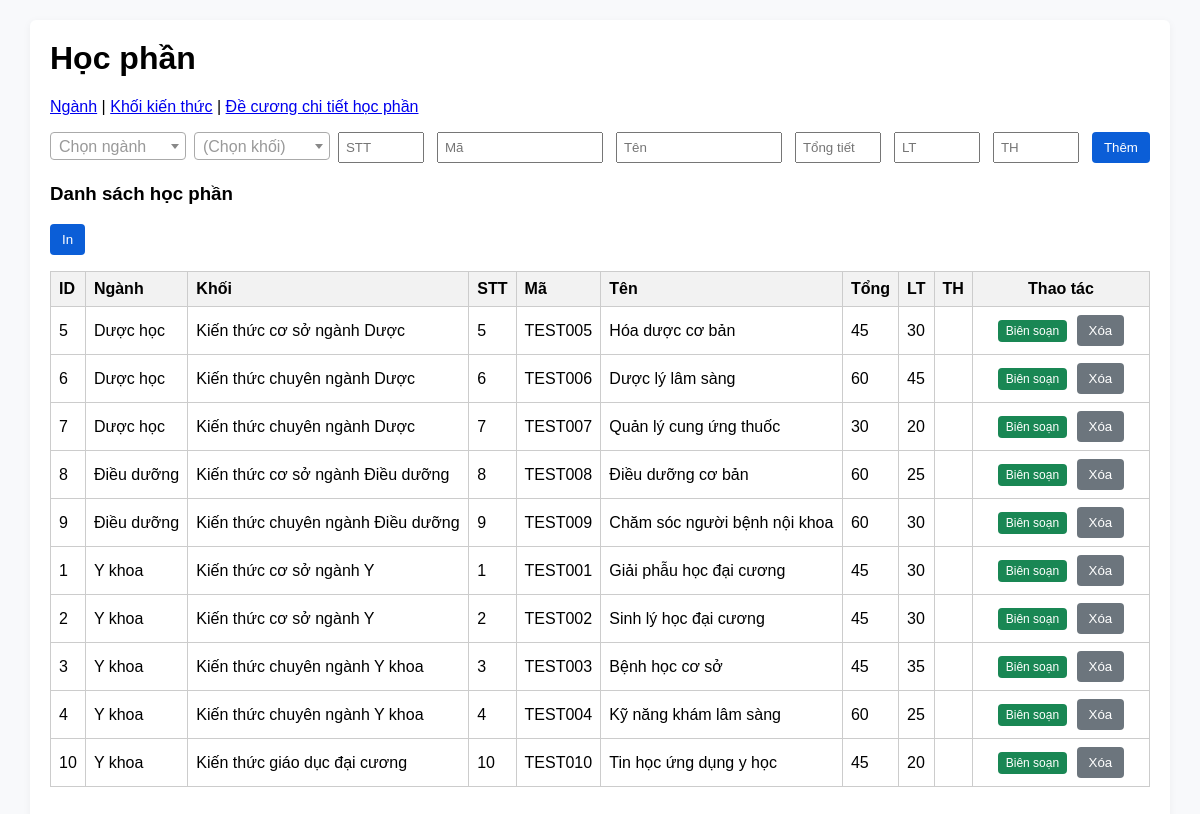
/courses.php, run on the app's committed database.
### tables this page shows
CREATE TABLE `courses` (
  `id` INT AUTO_INCREMENT PRIMARY KEY,
  `major_id` INT NOT NULL,
  `block_id` INT NULL DEFAULT NULL,
  `code` VARCHAR(50) NOT NULL UNIQUE,
  `name` VARCHAR(255) NOT NULL,
  `total_hours` INT DEFAULT 0,
  `theory_hours` INT DEFAULT 0,
  `practical_hours` INT DEFAULT 0,
  `sort_order` INT DEFAULT 0,
  FOREIGN KEY (`major_id`) REFERENCES `majors`(`id`) ON DELETE CASCADE,
  FOREIGN KEY (`block_id`) REFERENCES `knowledge_blocks`(`id`) ON DELETE SET NULL
);

CREATE TABLE `majors` (
  `id` INT AUTO_INCREMENT PRIMARY KEY,
  `name` VARCHAR(255) NOT NULL
);

CREATE TABLE `knowledge_blocks` (
  `id` INT AUTO_INCREMENT PRIMARY KEY,
  `major_id` INT NOT NULL,
  `name` VARCHAR(255) NOT NULL,
  `parent_id` INT NULL,
  FOREIGN KEY (`major_id`) REFERENCES `majors`(`id`) ON DELETE CASCADE,
  FOREIGN KEY (`parent_id`) REFERENCES `knowledge_blocks`(`id`) ON DELETE SET NULL
);

### db.php (called while the page is built, shortened)
<?php
function h($s) {
    return htmlspecialchars($s ?? '', ENT_QUOTES, 'UTF-8');
}
?>

### courses.php (the view, shortened to what this page needs)
<?php
require 'db.php';
try {
    $courses = $pdo->query(
        'SELECT c.*, m.name as major_name, b.name as block_name FROM courses c ' .
        'LEFT JOIN majors m ON c.major_id = m.id ' .
        'LEFT JOIN knowledge_blocks b ON c.block_id = b.id ' .
        'ORDER BY m.name, c.sort_order, c.code'
    )->fetchAll(PDO::FETCH_ASSOC);
} catch (PDOException $e) {
    $error_msg = "Lỗi Database phát sinh: " . $e->getMessage();
}
?>
<!doctype html>
<html>
<head>
    <link rel="stylesheet" href="assets/style.css">
    <link href="https://cdn.jsdelivr.net/npm/select2@4.1.0-rc.0/dist/css/select2.min.css" rel="stylesheet" />
</head>
<body>
    <div class="container">
        <h1>Học phần</h1>
        <p>
            <a href="majors.php">Ngành</a> |
            <a href="blocks.php">Khối kiến thức</a> |
            <a href="index.php">Đề cương chi tiết học phần</a>
        </p>
        <div class="section">
            <form method="post" class="row-input">
                <input class="small" name="sort_order" placeholder="STT">
                <input name="code" placeholder="Mã" required>
                <input name="name" placeholder="Tên" required>
                <input class="small" name="total_hours" placeholder="Tổng tiết">
                <input class="small" name="theory_hours" placeholder="LT">
                <input class="small" name="practice_hours" placeholder="TH">
                <button class="button" name="add" type="submit">Thêm</button>
            </form>
        </div>
        <div class="section">
            <h3>Danh sách học phần</h3>
            <p><button class="button" onclick="window.print()">In</button></p>
            <?php if ($courses): ?>
                <table class="table">
                    <thead>
                        <tr>
                            <th>ID</th><th>Ngành</th><th>Khối</th><th>STT</th><th>Mã</th><th>Tên</th>
                            <th>Tổng</th><th>LT</th><th>TH</th><th style="width:160px; text-align:center;">Thao tác</th>
                        </tr>
                    </thead>
                    <tbody>
                        <?php foreach ($courses as $c): ?>
                            <tr>
                                <td><?= h($c['id']) ?></td>
                                <td><?= h($c['major_name']) ?></td>
                                <td><?= h($c['block_name'] ?: '(Chưa phân khối)') ?></td>
                                <td><?= h($c['sort_order']) ?></td>
                                <td><?= h($c['code']) ?></td>
                                <td><?= h($c['name']) ?></td>
                                <td><?= h($c['total_hours']) ?></td>
                                <td><?= h($c['theory_hours']) ?></td>
                                <td><?= h($c['practice_hours']) ?></td>
                                <td style="text-align: center;">
                                    <a href="index.php?course_id=<?= h($c['id']) ?>" class="btn-action btn-edit">Biên soạn</a>
                                    <form method="post" style="display: inline; margin: 0;" onsubmit="return confirm('Xóa học phần này?');">
                                        <button class="button secondary" name="delete" value="<?= h($c['id']) ?>" type="submit">Xóa</button>
                                    </form>
                                </td>
                            </tr>
                        <?php endforeach; ?>
                    </tbody>
                </table>
            <?php else: ?>
                <p>Chưa có học phần.</p>
            <?php endif; ?>
        </div>
    </div>
</body>
</html>

### assets/style.css (style rules this page uses)
body { font-family:Arial,Helvetica,sans-serif;margin:20px;background:#f8f9fb }
.container { max-width:1100px;margin:0 auto;background:#fff;padding:20px;border-radius:6px;box-shadow:0 2px 8px rgba(0,0,0,0.05) }
h1 { margin-top:0 }
.section { margin-bottom:20px }
.table { width:100%;border-collapse:collapse;margin-top:8px }
.table th,.table td { border:1px solid #ddd;padding:6px }
.row-input { display:flex;gap:8px;margin-bottom:6px }
.row-input input,.row-input select { flex:1;padding:6px }
.small { width:120px }
.button { padding:8px 12px;border:none;background:#0b5ed7;color:#fff;border-radius:4px;cursor:pointer }
.button.secondary { background:#6c757d }

### courses.php (style rules this page uses)
.table { width: 100%; border-collapse: collapse; margin-top: 15px; }
.table th, .table td { border: 1px solid #ccc; padding: 8px; text-align: left; }
.table th { background: #f2f2f2; }
.row-input select, .row-input input { padding: 6px; margin-right: 5px; }
.small { width: 70px; }
.btn-action { padding: 4px 8px; font-size: 12px; text-decoration: none; border-radius: 4px; color: #fff; border: none; cursor: pointer; }
.btn-edit { background: #198754; display: inline-block; margin-right: 5px; }
.row-input input { width: 150px; }
.row-input input.small { width: 70px; }

### data on the page
courses: id "5", major.name "Dược học", block.name "Kiến thức cơ sở ngành Dược", sort_order "5", code "TEST005", name "Hóa dược cơ bản", total_hours "45", theory_hours "30"
courses: id "6", major.name "Dược học", block.name "Kiến thức chuyên ngành Dược", sort_order "6", code "TEST006", name "Dược lý lâm sàng", total_hours "60", theory_hours "45"
courses: id "7", major.name "Dược học", block.name "Kiến thức chuyên ngành Dược", sort_order "7", code "TEST007", name "Quản lý cung ứng thuốc", total_hours "30", theory_hours "20"
courses: id "8", major.name "Điều dưỡng", block.name "Kiến thức cơ sở ngành Điều dưỡng", sort_order "8", code "TEST008", name "Điều dưỡng cơ bản", total_hours "60", theory_hours "25"
courses: id "9", major.name "Điều dưỡng", block.name "Kiến thức chuyên ngành Điều dưỡng", sort_order "9", code "TEST009", name "Chăm sóc người bệnh nội khoa", total_hours "60", theory_hours "30"
courses: id "1", major.name "Y khoa", block.name "Kiến thức cơ sở ngành Y", sort_order "1", code "TEST001", name "Giải phẫu học đại cương", total_hours "45", theory_hours "30"
courses: id "2", major.name "Y khoa", block.name "Kiến thức cơ sở ngành Y", sort_order "2", code "TEST002", name "Sinh lý học đại cương", total_hours "45", theory_hours "30"
courses: id "3", major.name "Y khoa", block.name "Kiến thức chuyên ngành Y khoa", sort_order "3", code "TEST003", name "Bệnh học cơ sở", total_hours "45", theory_hours "35"
courses: id "4", major.name "Y khoa", block.name "Kiến thức chuyên ngành Y khoa", sort_order "4", code "TEST004", name "Kỹ năng khám lâm sàng", total_hours "60", theory_hours "25"
courses: id "10", major.name "Y khoa", block.name "Kiến thức giáo dục đại cương", sort_order "10", code "TEST010", name "Tin học ứng dụng y học", total_hours "45", theory_hours "20"
